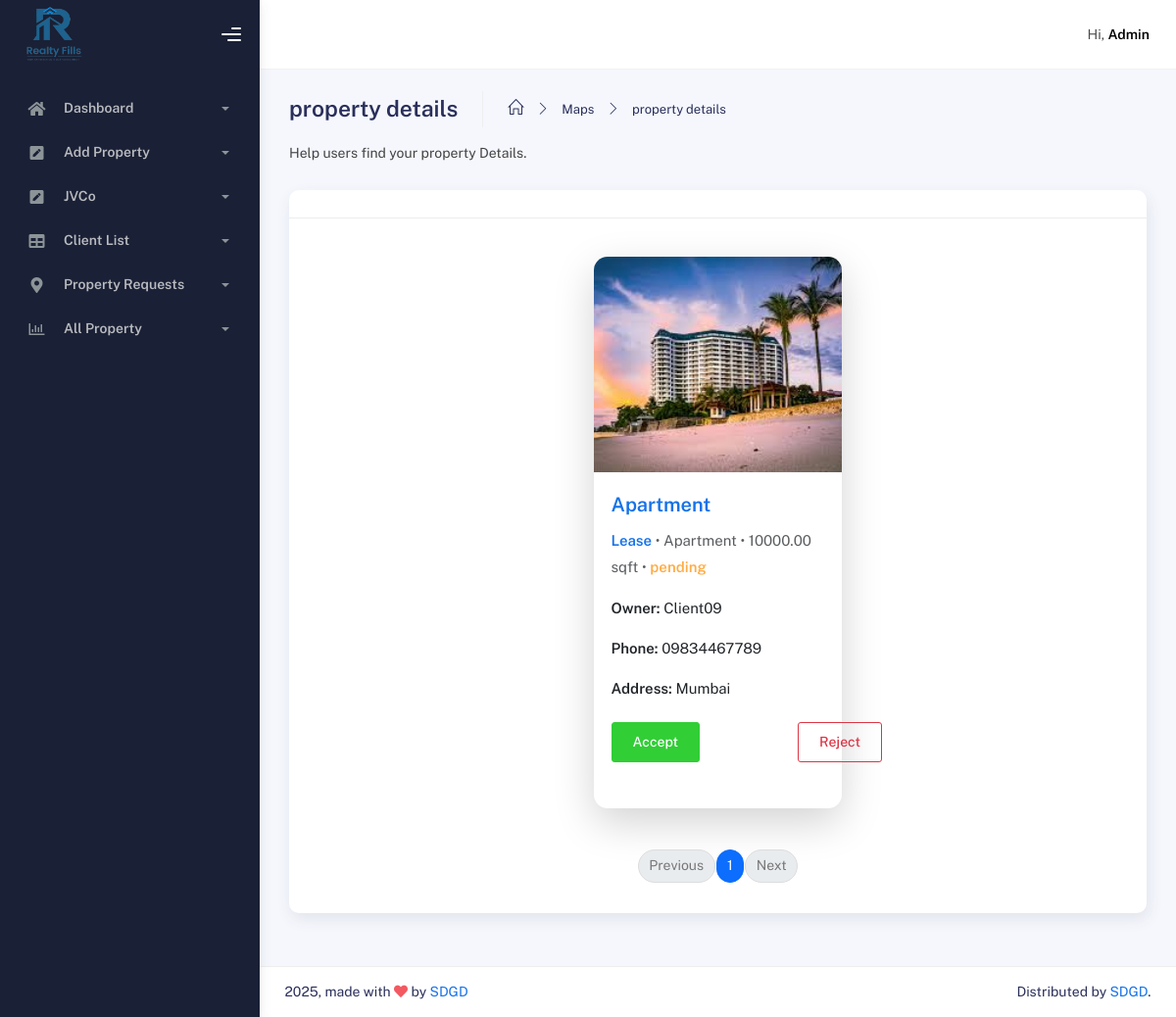
The page /admin_TheProperty/googlemaps.php on the database its author committed.
### tables this page shows
CREATE TABLE `properties` (
  `id` int(11) NOT NULL,
  `property_code` varchar(20) DEFAULT NULL,
  `client_name` varchar(100) NOT NULL,
  `client_mobile` varchar(15) NOT NULL,
  `property_title` varchar(255) NOT NULL,
  `property_images` text DEFAULT NULL,
  `property_documents` text DEFAULT NULL,
  `property_type` varchar(100) DEFAULT NULL,
  `listing_type` varchar(20) NOT NULL,
  `property_price` decimal(12,2) NOT NULL,
  `property_size` decimal(10,2) DEFAULT NULL,
  `property_unit` varchar(50) DEFAULT NULL,
  `full_address` varchar(500) NOT NULL,
  `property_address` text DEFAULT NULL,
  `created_at` timestamp NOT NULL DEFAULT current_timestamp(),
  `status` enum('pending','accepted','rejected') NOT NULL,
  `email` varchar(255) NOT NULL,
  `user_status` enum('active','inactive') DEFAULT 'inactive',
  `views` int(11) NOT NULL DEFAULT 0
);

### admin_TheProperty/googlemaps.php (the view, shortened to what this page needs)
<!DOCTYPE html>
<html lang="en">
  <head>
    <link rel="stylesheet" href="./assets/css/bootstrap.min.css" />
    <link rel="stylesheet" href="./assets/css/plugins.min.css" />
    <link rel="stylesheet" href="./assets/css/kaiadmin.min.css" />
    <link rel="stylesheet" href="./assets/css/demo.css" />
  </head>
  <body>
    <div class="wrapper">
       <?php include './include/side_nav.php'; ?>
      <div class="main-panel">
        <?php include './include/nav.php'; ?>
        <div class="container">
          <div class="page-inner">
            <div class="page-header mb-0">
              <h3 class="fw-bold mb-3">property details</h3>
              <ul class="breadcrumbs mb-3">
                <li class="nav-home">
                  <a href="#">
                    <i class="icon-home"></i>
                  </a>
                </li>
                <li class="separator">
                  <i class="icon-arrow-right"></i>
                </li>
                <li class="nav-item">
                  <a href="#">Maps</a>
                </li>
                <li class="separator">
                  <i class="icon-arrow-right"></i>
                </li>
                <li class="nav-item">
                  <a href="#">property details</a>
                </li>
              </ul>
            </div>
            <div class="page-category">Help users find your property Details.</div>
            <div class="row">
              <div class="col-md-12">
                <div class="card">
                  <div class="card-header">
                  </div>
                  <div class="card-body">
            <?php
            $limit = 3;
            $page = isset($_GET['page']) ? (int)$_GET['page'] : 1;
            $start = ($page - 1) * $limit;
            $countQuery = "SELECT COUNT(*) AS total FROM properties WHERE status = 'pending'";
            $countResult = $conn->query($countQuery);
            $countRow = $countResult->fetch_assoc();
            $total = $countRow['total'];
            $totalPages = ceil($total / $limit);
            $sql = "SELECT * FROM properties WHERE status = 'pending' LIMIT $start, $limit";
            $result = $conn->query($sql);
            ?>
            <div class="container py-4">
              <div class="row g-4 justify-content-center">
              <?php if ($result->num_rows > 0): ?>
              <?php while ($row = $result->fetch_assoc()): ?>
                <?php
                $imagePath = '/TheProperty/assets/img/default-property.png';
                $imagesField = $row['property_images'] ?? '';
                $images = json_decode($imagesField, true);
                $firstImage = '';
                foreach ($images as $img) {
                  if (!empty($img)) {
                    $firstImage = trim(basename($img));
                    break;
                  }
                }
                if (!empty($firstImage)) {
                  $serverFile = $_SERVER['DOCUMENT_ROOT'] . '/TheProperty/admin_TheProperty/include/images/' . $firstImage;
                  if (file_exists($serverFile)) {
                    $imagePath = '/TheProperty/admin_TheProperty/include/images/' . $firstImage;
                  } else {
                    echo "";
                  }
                } else {
                  echo "";
                }
            ?>
             <div class="col-md-6 col-lg-4 d-flex">
              <div class="card shadow-lg border-0 rounded-4 flex-fill" style="min-height: 100%;">
                <img src="<?php echo $imagePath; ?>"
                    class="card-img-top rounded-top-4"
                    alt="Property Image"
                    style="height: 220px; object-fit: cover;">
              <div class="card-body">
                <h5 class="card-title fw-bold text-primary mb-2">
                  <?php echo htmlspecialchars($row['property_title']); ?>
                </h5>
                <?php
                $statusClass = ($row['status'] == 'accepted') ? 'text-success' : (($row['status'] == 'rejected') ? 'text-danger' : 'text-warning');
                ?>
                <p class="text-muted mb-1">
                  <span class="fw-bold text-primary"><?php echo htmlspecialchars($row['listing_type']); ?></span> •
                  <?php echo htmlspecialchars($row['property_type']); ?> •
                  <?php echo htmlspecialchars($row['property_size'] . ' ' . $row['property_unit']); ?> •
                  <span class="<?php echo $statusClass; ?> text-success fw-semibold"><?php echo htmlspecialchars($row['status']); ?></span>
                </p>
                <div class="mt-3 small">
                  <p><strong>Owner:</strong> <?php echo htmlspecialchars($row['client_name']); ?></p>
                  <p><strong>Phone:</strong> <?php echo htmlspecialchars($row['client_mobile']); ?></p>
                  <p><strong>Address:</strong> <?php echo htmlspecialchars($row['property_address']); ?></p>
                </div>
                <div style="display: flex; align-items: center; margin-top: 20px;">
                    <form action="update_status.php" method="POST" style="margin: 0;">
                      <button type="submit" class="btn btn-success px-4">Accept</button>
                </form>
                <form action="update_status.php" method="POST" style="margin-left: 100px; margin: 0;">
                  <button type="submit" class="btn btn-outline-danger px-4" style="margin-left: 100px;">Reject</button>
                </form>
            </div>
          </div>
        </div>
      </div>
      <?php endwhile; ?>
      <?php else: ?>
        <p class="text-center">No properties found.</p>
        <?php endif; ?>
    </div>
</div>
<nav aria-label="Page navigation">
  <ul class="pagination justify-content-center mt-4">
    <li class="page-item <?php echo ($page <= 1) ? 'disabled' : ''; ?>">
      <a class="page-link" href="?page=<?php echo $page - 1; ?>">Previous</a>
    </li>
    <?php for ($i = 1; $i <= $totalPages; $i++): ?>
      <li class="page-item <?php echo ($i == $page) ? 'active' : ''; ?>">
        <a class="page-link" href="?page=<?php echo $i; ?>"><?php echo $i; ?></a>
      </li>
    <?php endfor; ?>
    <li class="page-item <?php echo ($page >= $totalPages) ? 'disabled' : ''; ?>">
      <a class="page-link" href="?page=<?php echo $page + 1; ?>">Next</a>
    </li>
  </ul>
</nav>
                  </div>
                </div>
              </div>
            </div>
          </div>
          <?php include './include/footer.php'; ?>
        </div>
      </div>
    </div>
  </body>
</html>

### rows shown on the page
properties: property_title "Apartment", listing_type "Lease", property_type "Apartment", property_size+property_unit "10000.00 sqft", status "pending", client_name "Client09", client_mobile "09834467789", property_address "Mumbai"
